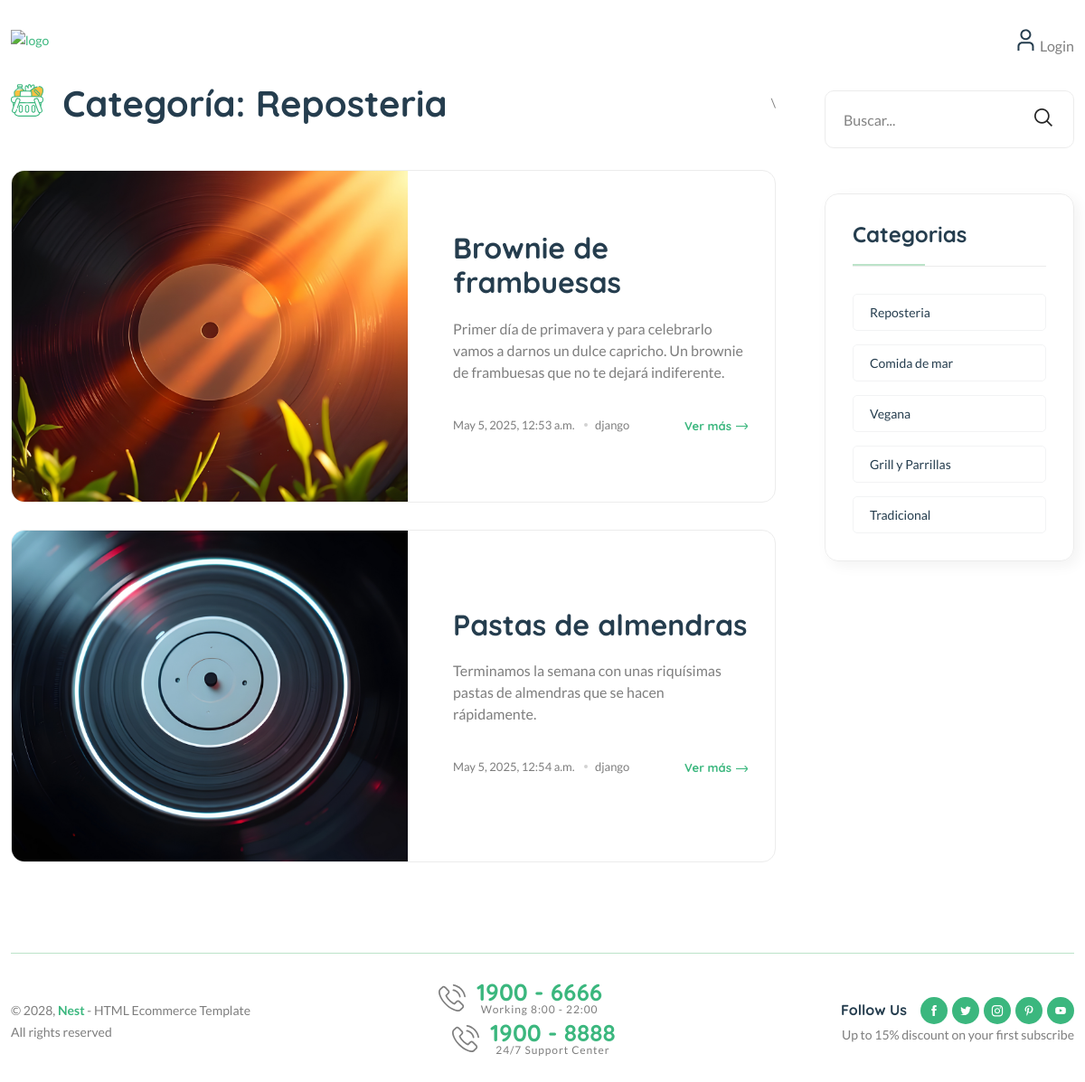
Page /category/1/ on the committed database.
### blogs/models.py (models this page shows, shortened)
class Category(models.Model):
    category_name = models.CharField(max_length=50, unique=True)
    created_at = models.DateTimeField(auto_now_add=True)
    updated_at = models.DateTimeField(auto_now=True)
    class Meta:
        verbose_name_plural='categories'

class Blog(models.Model):
    title = models.CharField(max_length=100)
    slug = models.SlugField(max_length=150, unique=True, blank=True)
    category = models.ForeignKey(Category, on_delete=models.CASCADE)
    author=models.ForeignKey(User, on_delete=models.CASCADE)
    featured_image = models.ImageField(upload_to='uploads/%Y/%m/%d')
    short_description = models.TextField(max_length=500)
    blog_body = models.TextField(max_length=2000)
    status = models.TextField(max_length=20,choices=STATUS_CHOICES,default="Draft")
    is_featured = models.BooleanField(default=False)
    created_at = models.DateTimeField(auto_now_add=True)
    updated_at = models.DateTimeField(auto_now=True)

### blogs/views.py (the view)
# urls.py: path('<int:category_id>/', views.posts_by_category, name='posts_by_category'),
def posts_by_category(request, category_id):
    posts = Blog.objects.filter(status='Published', category=category_id)
    try:
        category = get_object_or_404(Category, pk=category_id)
    except:
        return redirect('home')
    context = {
        'posts' : posts,
        'category': category,
    }
    return render(request, 'posts_by_category.html', context)

### blogs/context_processors.py (called while the page is built)
def get_categories(request):
    categories = Category.objects.all()
    return dict(categories=categories)

### templates/posts_by_category.html
{%  extends 'base.html'  %}
{%  load static  %}
    {%  block content  %}
    <main class="main">
        <div class="page-content mb-50">
            <div class="container">
                <div class="row">
                    <div class="col-lg-9">
                        <div class="shop-product-fillter mb-50 pr-30">
                            <div class="totall-product">
                                <h2>
                                    <img class="w-36px mr-10" src="{% static 'assets/imgs/theme/icons/category-1.svg' %}" alt="" />
                                    Categoría: {{ category.category_name }}
                                </h2>
                            </div>
                          \
                        </div>
                        <div class="loop-grid loop-list pr-30 mb-50">
                            {%  for post in posts %}
                            <article class="wow fadeIn animated hover-up mb-30 animated">
                                <div class="post-thumb" style="background-image: url({{ post.featured_image.url }})"></div>
                                <div class="entry-content-2 pl-50">
                                    <h3 class="post-title mb-20">
                                        <a href="{% url 'blogs' post.slug %}">{{ post.title }}</a>
                                    </h3>
                                    <p class="post-exerpt mb-40">{{ post.short_description }}</p>
                                    <div class="entry-meta meta-1 font-xs color-grey mt-10 pb-10">
                                        <div>
                                            <span class="post-on">{{ post.created_at }}</span>
                                            <span class="hit-count has-dot">{{ post.author }}</span>
                                        </div>
                                        <a href="{% url 'blogs' post.slug %}" class="text-brand font-heading font-weight-bold">Ver más<i class="fi-rs-arrow-right"></i></a>
                                    </div>
                                </div>
                            </article>
                            {%  endfor  %}
                        </div>
                    </div>
                    <div class="col-lg-3 primary-sidebar sticky-sidebar">
                        <div class="widget-area">
                            {%  include 'includes/blog_search.html'  %}
                        {%  include 'includes/category_list.html'  %}
                        </div>
                    </div>
                </div>
            </div>
        </div>
    </main>
    {% endblock  %}

### templates/includes/category_list.html
<div class="sidebar-widget widget-category-2 mb-50">
    <h5 class="section-title style-1 mb-30">Categorias</h5>
    <ul>
        {%  for cat in categories  %}
        <li>
            <a href="{% url 'posts_by_category' cat.id %}">{{  cat.category_name  }}</a>
        </li>
        {%  endfor %}
    </ul>
</div>

### rows in the picture
Category: category_name "Reposteria"
Blog: featured_image (picture), title "Brownie de frambuesas", short_description "Primer día de primavera y para celebrarlo vamos a darnos un dulce capricho. Un brownie de frambuesas que no te dejará indiferente.", created_at "May 5, 2025, 12:53 a.m.", author "django"
Blog: featured_image (picture), title "Pastas de almendras", short_description "Terminamos la semana con unas riquísimas pastas de almendras que se hacen rápidamente.", created_at "May 5, 2025, 12:54 a.m.", author "django"
Category: category_name "Comida de mar"
Category: category_name "Vegana"
Category: category_name "Grill y Parrillas"
Category: category_name "Tradicional"
